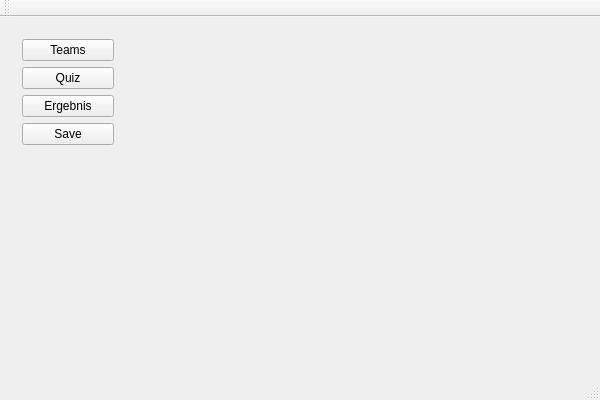
<?xml version="1.0" encoding="UTF-8"?>
<ui version="4.0">
 <class>QuizVerwalterClass</class>
 <widget class="QMainWindow" name="QuizVerwalterClass">
  <property name="geometry">
   <rect>
    <x>0</x>
    <y>0</y>
    <width>600</width>
    <height>400</height>
   </rect>
  </property>
  <property name="windowTitle">
   <string>QuizVerwalter</string>
  </property>
  <widget class="QWidget" name="centralWidget">
   <layout class="QHBoxLayout" name="horizontalLayout" stretch="2,8">
    <item>
     <widget class="QWidget" name="widget" native="true">
      <layout class="QVBoxLayout" name="verticalLayout">
       <item>
        <widget class="QPushButton" name="pushButtonTeams">
         <property name="text">
          <string>Teams</string>
         </property>
        </widget>
       </item>
       <item>
        <widget class="QPushButton" name="pushButtonQuiz">
         <property name="text">
          <string>Quiz</string>
         </property>
        </widget>
       </item>
       <item>
        <widget class="QPushButton" name="pushButtonErgebnis">
         <property name="text">
          <string>Ergebnis</string>
         </property>
        </widget>
       </item>
       <item>
        <widget class="QPushButton" name="pushButtonSave">
         <property name="text">
          <string>Save</string>
         </property>
        </widget>
       </item>
       <item>
        <spacer name="verticalSpacer">
         <property name="orientation">
          <enum>Qt::Vertical</enum>
         </property>
         <property name="sizeHint" stdset="0">
          <size>
           <width>20</width>
           <height>40</height>
          </size>
         </property>
        </spacer>
       </item>
      </layout>
     </widget>
    </item>
    <item>
     <widget class="QWidget" name="contentWidget" native="true"/>
    </item>
   </layout>
  </widget>
  <widget class="QMenuBar" name="menuBar">
   <property name="geometry">
    <rect>
     <x>0</x>
     <y>0</y>
     <width>600</width>
     <height>21</height>
    </rect>
   </property>
  </widget>
  <widget class="QToolBar" name="mainToolBar">
   <attribute name="toolBarArea">
    <enum>TopToolBarArea</enum>
   </attribute>
   <attribute name="toolBarBreak">
    <bool>false</bool>
   </attribute>
  </widget>
  <widget class="QStatusBar" name="statusBar"/>
 </widget>
 <layoutdefault spacing="6" margin="11"/>
 <resources>
  <include location="quizverwalter.qrc"/>
 </resources>
 <connections/>
</ui>
